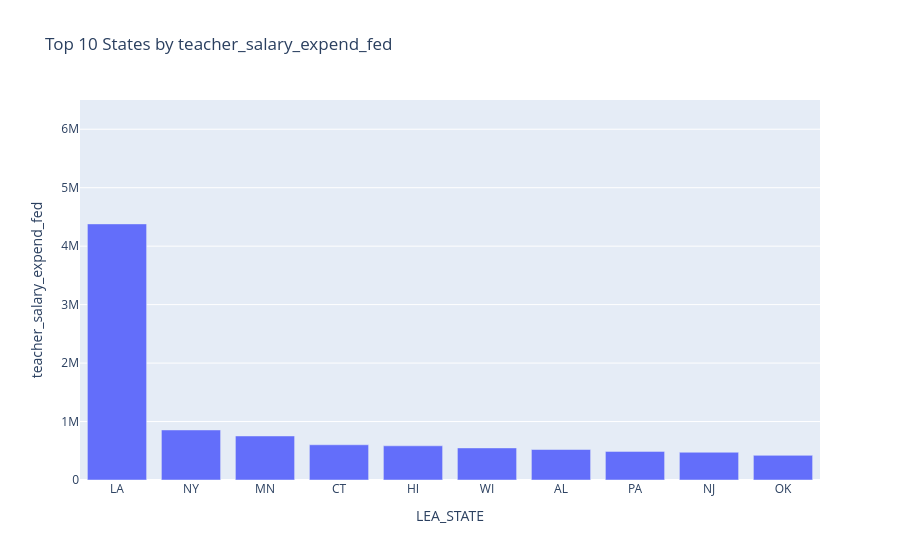

The code cell stored with this chart in its notebook:
### Code cell
n = 10

plot_feature_by_state('teacher_salary_expend_fed', n=n, min=0, max=6_500_000, top=True)

### Figure 1 — Plotly figure (JSON) as saved in the notebook; plotly's stock layout.template omitted (floating-point values rounded to 4 significant figures)
{"data": [{"alignmentgroup": "True", "hovertemplate": "LEA_STATE=%{x}<br>teacher_salary_expend_fed=%{y}<extra></extra>", "legendgroup": "", "marker": {"color": "#636efa", "pattern": {"shape": ""}}, "name": "", "offsetgroup": "", "orientation": "v", "showlegend": false, "textposition": "auto", "type": "bar", "x": ["LA", "NY", "MN", "CT", "HI", "WI", "AL", "PA", "NJ", "OK"], "xaxis": "x", "y": [4381000.0, 855900.0, 753100.0, 602600.0, 585100.0, 548700.0, 521700.0, 489400.0, 474900.0, 421500.0], "yaxis": "y"}], "layout": {"barmode": "relative", "legend": {"tracegroupgap": 0}, "title": {"text": "Top 10 States by teacher_salary_expend_fed"}, "xaxis": {"anchor": "y", "domain": [0, 1], "title": {"text": "LEA_STATE"}}, "yaxis": {"anchor": "x", "domain": [0, 1], "range": [0, 6500000], "title": {"text": "teacher_salary_expend_fed"}}}}
